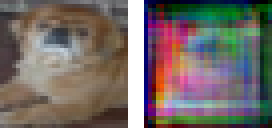
#> input picture models/saved_weights/epoch_1_sample_0.ppm, 68 x 32 px (shown 4 times larger); its folder holds 4 pictures in this run
$ jupyter execute --allow-errors colab.ipynb   (shell and % lines are left out)
#> lines starting #> are read from the running program, lines starting #| are printed output that depends on the picture
[cell 1]
## Step 1: Clone Repository & Setup Environment

# Clone repository from GitHub
from google.colab import userdata
import os

# Retrieve GitHub PAT from Colab secrets
#> (the rest of this cell did not finish here and is left out)

[cell 2]
# Download CIFAR-10 binary dataset

## Step 3: Build CPU Implementation

Compile the CPU baseline implementation with all required dependencies.

[cell 3]
# Create build directory and compile CPU targets only
!cd build && cmake .. && make

print("\n✓ CPU implementation compiled successfully")

### Optional: Run CPU Tests

These cells are optional and can be used to verify the CPU implementation correctness before training.

## Run GPU

### GPU OPT V1

### GPU OPT V2

---

## Section 3: Training & Results

### 3.1 Run CPU Training

Execute the training process and collect performance metrics.

[cell 4]
### 3.1 Run CPU Training

# Run CPU training with real-time output
import subprocess
import time
import sys

print("Starting CPU training...")
print("=" * 70)
print()

start_time = time.time()

# Run the training executable with real-time output streaming
# This prevents buffering issues and shows progress as it happens
#> (the rest of this cell did not finish here and is left out)

[cell 5]
# Extract features from training images
import subprocess
import sys

# Use the final trained weights
weights_file = "./models/saved_weights/cpu_final.bin"

print("=" * 70)
print("FEATURE EXTRACTION FROM FULL DATASET")
print("=" * 70)
print(f"Using weights: {weights_file}")
print()

# Run feature extraction
#> (the rest of this cell did not finish here and is left out)

[cell 6]
### 3.4 Parse Training Metrics

import pandas as pd
import os

# Read epoch metrics from text file
metrics_file = 'models/saved_weights/epoch_metrics_cpu.txt'

if os.path.exists(metrics_file):
    print("=" * 70)
    print("TRAINING METRICS")
    print("=" * 70)

    # Load CSV data
    df_epochs = pd.read_csv(metrics_file)

    # Display table
    print("\nEpoch-by-Epoch Metrics:")
    print(df_epochs.to_string(index=False))

    print("\n" + "=" * 70)
    print("SUMMARY STATISTICS")
    print("=" * 70)
    print(f"Total Epochs: {len(df_epochs)}")
    print(f"Total Time: {df_epochs['Time'].sum():.1f}s ({df_epochs['Time'].sum()/60:.1f} min)")
    print(f"Average Time per Epoch: {df_epochs['Time'].mean():.2f}s")
    print(f"Initial Loss: {df_epochs['Loss'].iloc[0]:.6f}")
    print(f"Final Loss: {df_epochs['Loss'].iloc[-1]:.6f}")
    print(f"Loss Reduction: {((df_epochs['Loss'].iloc[0] - df_epochs['Loss'].iloc[-1]) / df_epochs['Loss'].iloc[0] * 100):.1f}%")
    print(f"Peak Memory: {df_epochs['MemoryMB'].max():.2f} MB")
    print(f"Average Memory: {df_epochs['MemoryMB'].mean():.2f} MB")
else:
    print(f"⚠️ Metrics file not found: {metrics_file}")

[cell 7]
### 3.5 Visualize Training Metrics

import matplotlib.pyplot as plt

if os.path.exists(metrics_file):
    fig, axes = plt.subplots(1, 3, figsize=(18, 5))
    fig.suptitle('CPU Training Metrics', fontsize=16, fontweight='bold')

    # 1. Loss over epochs
    axes[0].plot(df_epochs['Epoch'], df_epochs['Loss'], 'b-o', linewidth=2, markersize=6)
    axes[0].set_xlabel('Epoch', fontsize=12)
    axes[0].set_ylabel('Loss', fontsize=12)
    axes[0].set_title('Training Loss', fontsize=14)
    axes[0].grid(True, alpha=0.3)

    # 2. Time per epoch
    axes[1].bar(df_epochs['Epoch'], df_epochs['Time'], color='green', alpha=0.7)
    axes[1].set_xlabel('Epoch', fontsize=12)
    axes[1].set_ylabel('Time (seconds)', fontsize=12)
    axes[1].set_title('Time per Epoch', fontsize=14)
    axes[1].grid(True, alpha=0.3, axis='y')

    # 3. Memory usage
    axes[2].plot(df_epochs['Epoch'], df_epochs['MemoryMB'], 'm-s', linewidth=2, markersize=6)
    axes[2].set_xlabel('Epoch', fontsize=12)
    axes[2].set_ylabel('Memory (MB)', fontsize=12)
    axes[2].set_title('Memory Usage', fontsize=14)
    axes[2].grid(True, alpha=0.3)

    plt.tight_layout()
    plt.savefig('models/saved_weights/training_metrics_cpu.png', dpi=150, bbox_inches='tight')
    plt.show()

    print("✓ Training metrics visualization saved")
else:
    print("⚠️ No metrics to visualize")

### 3.3 Display Reconstruction Samples

Visualize the original vs reconstructed images saved during training to assess model quality.

[cell 8]
### 3.3 Display Reconstruction Samples

import os
import matplotlib.pyplot as plt
import matplotlib.image as mpimg
from glob import glob

# Find all reconstruction sample images
sample_dir = 'models/saved_weights'
sample_files = sorted(glob(f'{sample_dir}/epoch_*_sample_*.ppm'))

if sample_files:
    print("=" * 70)
    print("RECONSTRUCTION SAMPLES")
    print("=" * 70)
    print(f"\nFound {len(sample_files)} reconstruction sample(s)")

    # Display all samples
    num_samples = len(sample_files)
    fig, axes = plt.subplots(num_samples, 1, figsize=(14, 5 * num_samples))

    # Handle single sample case
    if num_samples == 1:
        axes = [axes]

    for idx, filepath in enumerate(sample_files):
        img = mpimg.imread(filepath)
#> img is the input picture: shape (32, 68, 3); mean R, G, B 115.3, 106.1, 102.4
        axes[idx].imshow(img)
        axes[idx].axis('off')

        # Extract epoch number from filename
        filename = os.path.basename(filepath)
        epoch_num = filename.split('_')[1]
        axes[idx].set_title(f'Epoch {epoch_num}: Original (Left) vs Reconstructed (Right)',
                           fontsize=14, fontweight='bold', pad=10)

    plt.tight_layout()
    plt.savefig(f'{sample_dir}/reconstruction_comparison.png', dpi=150, bbox_inches='tight')
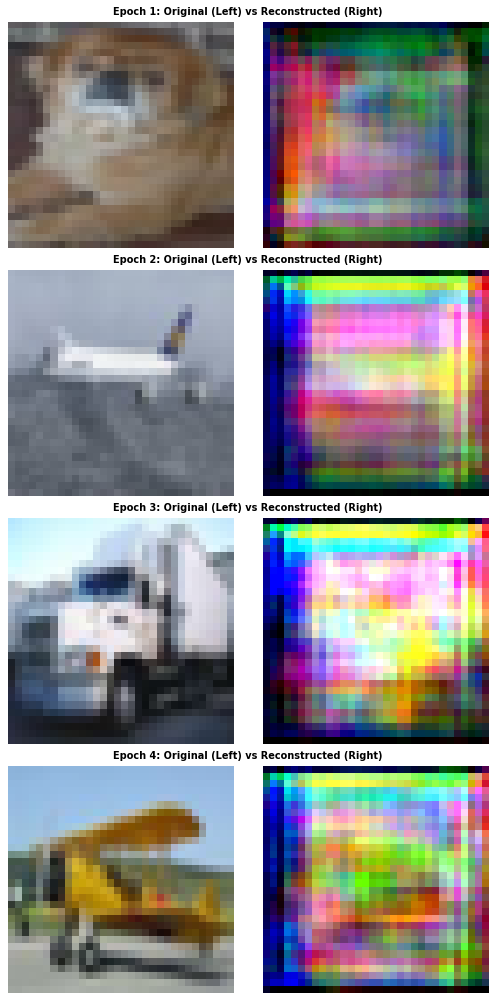
#> figure drawn by matplotlib, 4 panels
    plt.show()

    print(f"\n✓ Displayed {len(sample_files)} reconstruction sample(s)")
    print(f"✓ Combined visualization saved to {sample_dir}/reconstruction_comparison.png")
else:
    print("⚠️ No reconstruction samples found")
    print(f"   Expected files matching: {sample_dir}/epoch_*_sample_*.ppm")
